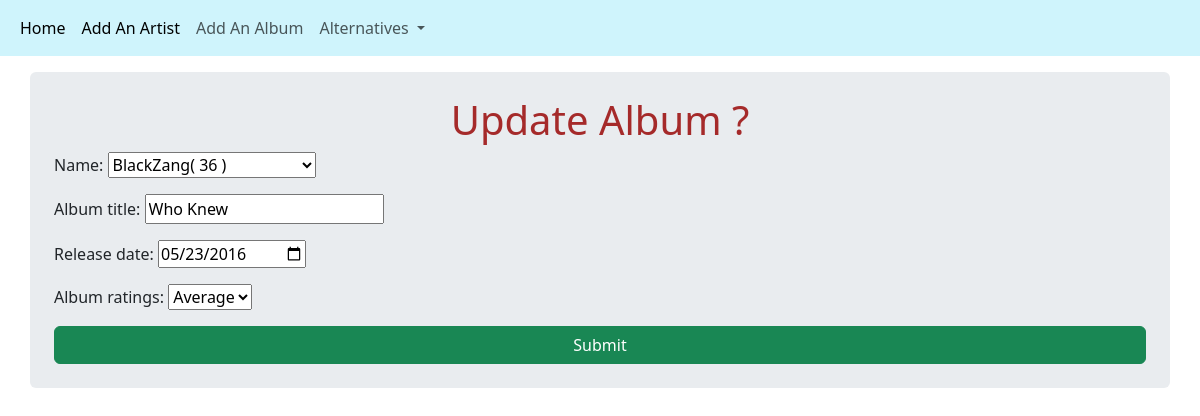
The app's page /update_album/7/2 with its own data.
### Musician_Pedia/models.py (models this page shows, shortened)
class Album(models.Model):
    name = models.ForeignKey(Musician, on_delete = models.CASCADE)
    album_title = models.CharField(max_length=25)
    release_date = models.DateField()
    stars = ((1,'Worst'),
             (2,'Bad'),
             (3,'Average'),
             (4,'Good'),
             (5,'Best')
             )
    album_ratings = models.IntegerField(choices=stars)

### Musician_Pedia/views.py (the view)
# urls.py: path('update_album/<int:album_id>/<int:artist_id>',views.update_album, name='update_album'),
def update_album(request, album_id, artist_id):
    artist = Musician.objects.get(pk=artist_id)
    album = Album.objects.get(pk=album_id)
    form = AlbumForm(instance=album)
    dictionary = {
        'title': "Updating Album",
        'form': form,
    }
    if request.method == 'POST':
        form = AlbumForm( request.POST, instance= album )
        if form.is_valid():
            form.save()
            return HttpResponseRedirect(reverse('Musician_Pedia:album_list', args=[artist_id]))
    return render(request, 'update_album.html', context=dictionary)

### Musician_Pedia/forms.py
class AlbumForm(forms.ModelForm):
    class Meta:
        model = Album
        fields = '__all__'
        widgets = {
            'release_date': forms.DateInput(attrs={'type': 'date'})
        }

### Musician_Pedia/models.py (called while the page is built)
    def __str__(self):
        return self.first_name + '' + self.last_name + '' + f'( {self.artist_age} )'

### Templates/update_album.html (shortened to what this page needs)
{% extends 'base.html' %}
{% block body_block %}
<h1> Update Album ? </h1>
<form action="" method="POST">
    {{ form.as_p }}
    <input class="btn btn-success"  type="submit" value="Submit">
</form>
{% endblock %}

### Static/css/main.css (style rules this page uses)
h1 { text-align: center; color: brown; }
.btn { width: 100%; }

### records on screen
Album: name "BlackZang( 36 )", album_title "Who Knew", release_date "05/23/2016", album_ratings "Average"
